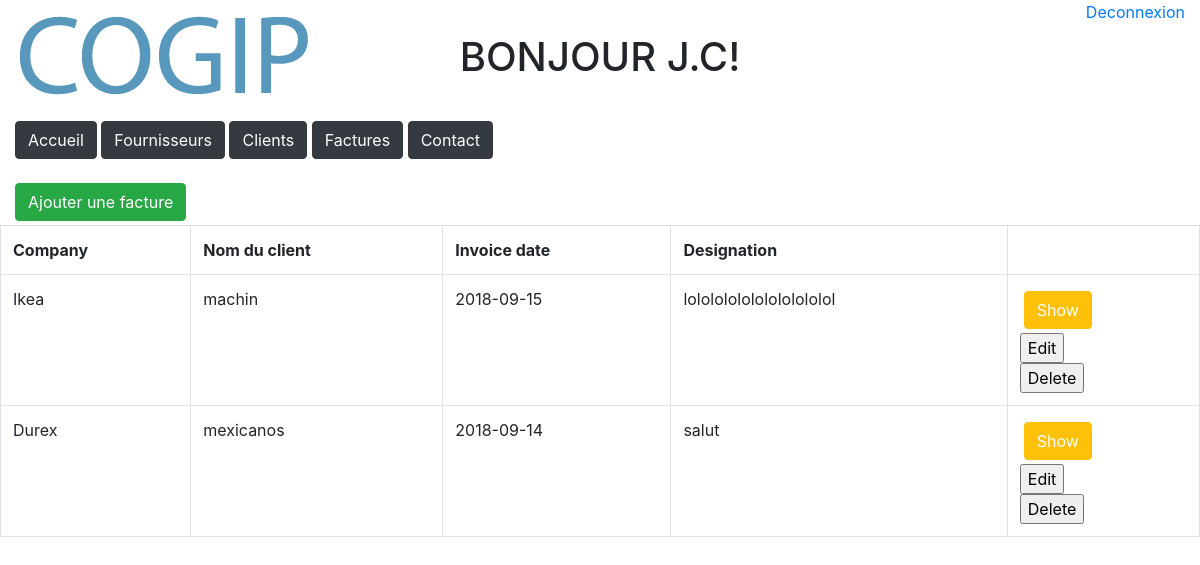
Page /invoices.php (signed in) on the committed database.
### tables this page shows
CREATE TABLE `invoices` (
  `invoice_number` int(100) NOT NULL,
  `id_company` int(100) NOT NULL,
  `customer_name` varchar(255) NOT NULL,
  `invoice_date` date NOT NULL,
  `designation` text NOT NULL
);

CREATE TABLE `company` (
  `id` int(100) NOT NULL,
  `company_name` varchar(255) NOT NULL,
  `company_address` varchar(255) NOT NULL,
  `country` varchar(255) NOT NULL,
  `VAT_number` varchar(255) NOT NULL,
  `company_phone` varchar(255) NOT NULL,
  `company_type` int(1) NOT NULL
);

### invoices.php (the view, shortened to what this page needs)
<?php
require 'DBconnect.php';
function showInvoices($value='')
{
  global $bdd;
  echo "
    <tr>
		<th>Company</th>
		<th>Nom du client</th>
     <th>Invoice date</th>
     <th>Designation</th>
    </tr>
  ";
  $reponse = $bdd->prepare('SELECT Invoices.invoice_number,Invoices.id_company,Invoices.customer_name,Invoices.invoice_date,Invoices.designation, company.company_name
FROM invoices, company
WHERE id_company = company.id');
  $reponse ->execute();
  foreach($reponse as $donnees)
  {
    echo "
      <tr>
				<td>" . $donnees['company_name'] . "</td>
				<td>" . $donnees['customer_name'] . "</td>
        <td>" . $donnees['invoice_date'] . "</td>
        <td>" . $donnees['designation'] . "</td>
        <td>
          <form class='' action='' method='post'>
            <input type='submit' class='btn btn-warning m-1 text-white' name='submitShow' value='Show'>
						<input type='hidden' class='btn btn-warning m-1 text-white' name='show' value='".$donnees['invoice_number']."'>
						<input type='hidden' class='btn btn-warning m-1 text-white' name='hiddenPage' value='invoices.php'>
					</form>
    ";
    if ($_SESSION['typeUser'] == "superadmin") {
      echo "
            <form class='' action='update-invoices.php?id=". $donnees['invoice_number']."' method='post'>
              <input type='submit' name='submitEdit' value='Edit'>
              <input type='hidden' name='edit' value='".$donnees['invoice_number']."'>
              <input type='hidden' name='hiddenPage' value='invoices.php'>
            </form>
            <form class='' action='delete-invoices.php' method='post'>
              <input type='submit' name='submitDelete' value='Delete'>
              <input type='hidden' name='delete' value='".$donnees['invoice_number']."'>
              <input type='hidden' name='hiddenPage' value='invoices.php'>
            </form>
          </td>
        </tr>
      ";
    }
  }
}
?>
<!DOCTYPE html>
<html lang="en" dir="ltr">
  <head>
    <link rel="stylesheet" href="https://maxcdn.bootstrapcdn.com/bootstrap/4.0.0/css/bootstrap.min.css">
  </head>
  <body>
		<?php include 'header.php' ?>
    <form class="col-sm" action="add-factures.php" method="post">
			<input type="submit" class="btn btn-success mt-4 mb-1" name="submit" value="Ajouter une facture">
    </form>
    <table class="table table-bordered">
	  	<?php showInvoices(); ?>
    </table>
  </body>
</html>

### rows in the picture
invoices: id_company.company_name "Ikea", customer_name "machin", invoice_date "2018-09-15", designation "lololololololololololol"
invoices: id_company.company_name "Durex", customer_name "mexicanos", invoice_date "2018-09-14", designation "salut"

### other values in the picture
$_SESSION['nom'] "J.C"
